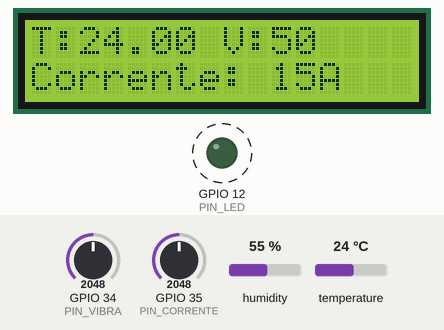
Recording of a sketch running on a simulated ESP32. Shown: 16×2 character LCD, output pins drawn as LEDs (lit = HIGH). Dashed ring = blinking. The inputs (shaded band) are chosen by the test bench; at power-on: GPIO 35 (PIN_CORRENTE) = 2048, temperature 24 °C, GPIO 34 (PIN_VIBRA) = 2048, humidity 55 %. WiFi joins after 1.5 s; servers stay silent unless stated; no MQTT or app messages arrive unless stated; what the sketch prints to the serial monitor is not drawn.

Above: at 2.7 s.
2.8 s: GPIO 35 (PIN_CORRENTE) set to 1416
At 4.5 s:
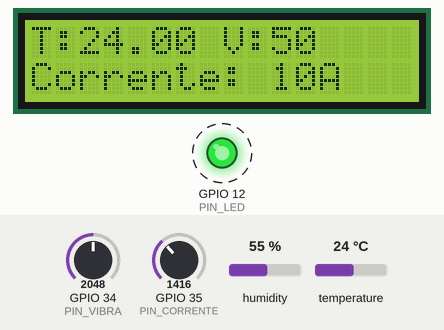
6.1 s: GPIO 35 (PIN_CORRENTE) set to 1303
At 7.9 s:
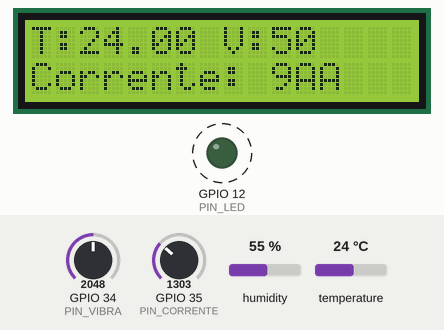
13.0 s: temperature set to 12 °C
At 14.6 s:
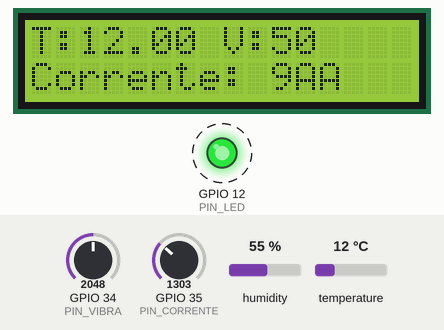
16.3 s: GPIO 34 (PIN_VIBRA) set to 2866
At 18.6 s:
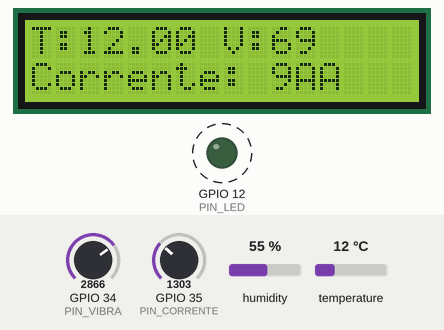
19.6 s: temperature set to 19 °C
At 23.4 s:
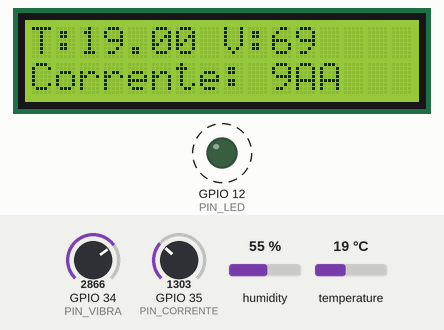
23.8 s: GPIO 34 (PIN_VIBRA) set to 3972
At 25.2 s:
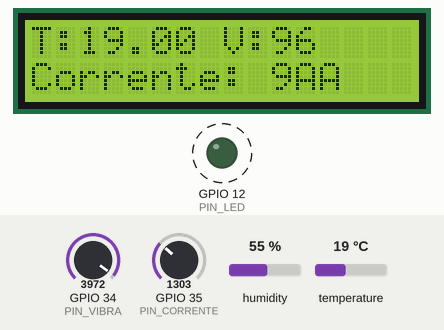
Timing chart, 0 to 28.1 s (numbered marks = the images above; inputs shaded):
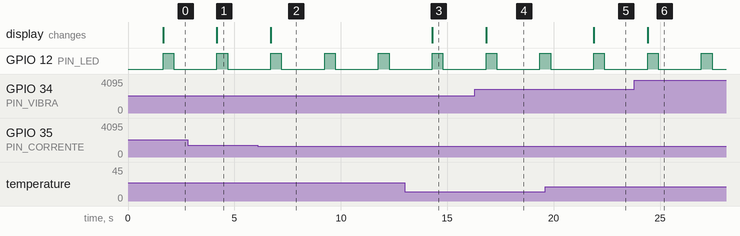

Measured:
- the behaviour switches between 1365 and 1364 on GPIO 35 (PIN_CORRENTE) (found by bisection; images 1 and 2)
- after the input at 2.8 s, the display: changes after 1.4 s (image 1)
- after the input at 6.1 s, the display: changes after 0.61 s (image 2)
- after the input at 13.0 s, the display: changes after 1.3 s (image 3)
- after the input at 16.3 s, the display: changes after 0.53 s (image 4)
- after the input at 19.6 s, the display: changes after 2.3 s (image 5)
- after the input at 23.8 s, the display: changes after 0.61 s (image 6)
- by itself, GPIO 12 (PIN_LED): alternates HIGH for 0.50 s and LOW for 2.0 s

The sketch:

sketch.ino
```cpp
#include <WiFi.h>
#include <PubSubClient.h>
#include <DHT.h>
#include <LiquidCrystal_I2C.h>

//CONFIGURAÇÕES DE REDE E MQTT
const char* ssid = "Wokwi-GUEST";  //nome da rede gratis
const char* password = ""; //sem senha
const char* mqtt_server = "broker.hivemq.com"; //broker
const char* topic_telemetria = "senai/henrique/motor/dados"; //telemetria padronizada

//DEFINIÇÃO DE PINOS
#define PIN_DHT 15
#define PIN_VIBRA 34
#define PIN_CORRENTE 35
#define PIN_LED 12

// INICIALIZAÇÃO DE OBJETOS
DHT dht(PIN_DHT, DHT22);
LiquidCrystal_I2C lcd(0x27, 16, 2);
WiFiClient espClient;
PubSubClient client(espClient);

void setup_wifi() {
  Serial.print("Conectando ao Wi-Fi...");
  WiFi.begin(ssid, password);
  while (WiFi.status() != WL_CONNECTED) {
    delay(500);
    Serial.print(".");
  }
  Serial.println("\nWi-Fi Conectado!");
}

void reconnect() { //FUNÇÃO PRA CONECTAR O CLIENTE CASO NAO ESTEJA
  while (!client.connected()) {
    Serial.print("Tentando conexão MQTT...");
    if (client.connect("ESP32_Motor_Client")) {
      Serial.println("Conectado!");
    } else {
      delay(5000);
    }
  }
}

void setup() {
  pinMode(PIN_LED, OUTPUT);
  Serial.begin(115200);
  dht.begin();
  lcd.init();
  lcd.backlight();
  setup_wifi();
  client.setServer(mqtt_server, 1883);
}

void loop() { //FUNÇÃO PRA CONECTAR O CLIENTE CASO DESCONECTE
  if (!client.connected()) reconnect();
  client.loop();

  // 1. LEITURA DOS SENSORES
  float temp = dht.readTemperature();
  // Mapeia os valores analógicos (0-4095) para escalas didáticas
  int vibra = map(analogRead(PIN_VIBRA), 0, 4095, 0, 100);
  int corrente = map(analogRead(PIN_CORRENTE), 0, 4095, 0, 30); // Simula 0-30 Amperes

  // 2. EXIBIÇÃO LOCAL (LCD)
  lcd.setCursor(0, 0);
  lcd.print("T:"); lcd.print(temp); lcd.print(" V:"); lcd.print(vibra);
  lcd.setCursor(0, 1);
  lcd.print("Corrente: "); lcd.print(corrente); lcd.print("A");

  // 3. ENVIO DOS DADOS (MQTT)
  digitalWrite(PIN_LED, HIGH); // Liga ao iniciar envio [cite: 442]

  // Formato: "temp,vibra,corrente" [cite: 460]
  String payload = String(temp) + "," + String(vibra) + "," + String(corrente);

  Serial.print("Enviando: ");
  Serial.println(payload);
  client.publish(topic_telemetria, payload.c_str());

  delay(500); // Breve pausa para o LED ser visível
  digitalWrite(PIN_LED, LOW);

  delay(2000); // Aguarda 2 segundos para a próxima leitura
}
```
